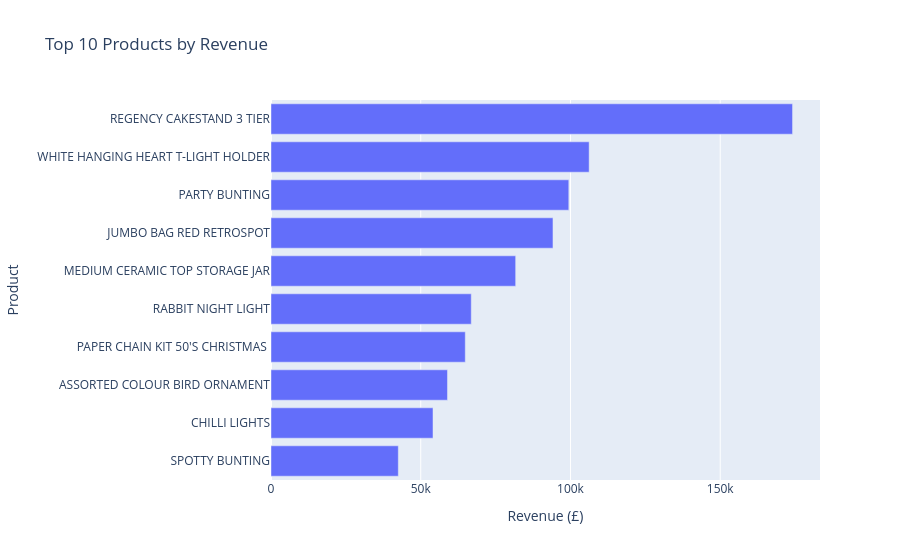

Notebook cell for this chart:
### Code cell
fig = px.bar(
    x=top_by_revenue.values,
    y=top_by_revenue.index,
    orientation='h',
    labels={'x': 'Revenue (£)', 'y': 'Product'},
    title='Top 10 Products by Revenue'
)
fig.update_yaxes(autorange="reversed") 
fig.show()

### Figure 1 — Plotly figure (JSON) as saved in the notebook; plotly's stock layout.template omitted (floating-point values rounded to 4 significant figures)
{"data": [{"hovertemplate": "Revenue (£)=%{x}<br>Product=%{y}<extra></extra>", "legendgroup": "", "marker": {"color": "#636efa", "pattern": {"shape": ""}}, "name": "", "orientation": "h", "showlegend": false, "textposition": "auto", "type": "bar", "x": [174200.0, 106200.0, 99450.0, 94160.0, 81700.0, 66870.0, 64880.0, 58930.0, 54100.0, 42510.0], "xaxis": "x", "y": ["REGENCY CAKESTAND 3 TIER", "WHITE HANGING HEART T-LIGHT HOLDER", "PARTY BUNTING", "JUMBO BAG RED RETROSPOT", "MEDIUM CERAMIC TOP STORAGE JAR", "RABBIT NIGHT LIGHT", "PAPER CHAIN KIT 50'S CHRISTMAS ", "ASSORTED COLOUR BIRD ORNAMENT", "CHILLI LIGHTS", "SPOTTY BUNTING"], "yaxis": "y"}], "layout": {"barmode": "relative", "legend": {"tracegroupgap": 0}, "title": {"text": "Top 10 Products by Revenue"}, "xaxis": {"anchor": "y", "domain": [0, 1], "title": {"text": "Revenue (£)"}}, "yaxis": {"anchor": "x", "autorange": "reversed", "domain": [0, 1], "title": {"text": "Product"}}}}
